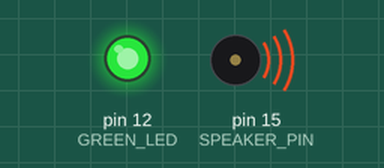
A sketch run on a simulated Arduino Uno, built with avr-gcc and run on an emulated ATmega328P. Shown: output pins drawn as LEDs (lit = HIGH), buzzer (waves = sounding).

Above: at 0.1 s.
At 0.8 s:
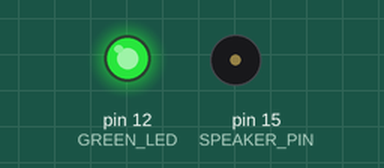
Timing chart, 0 to 2.3 s (numbered marks = the images above):
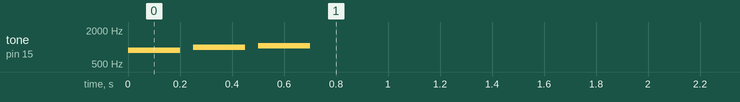

The sketch:

boot.ino
```cpp
#define GREEN_LED 12
#define RED_LED 13
#define SPEAKER_PIN 15

void setup()
{
  pinMode(GREEN_LED, OUTPUT);
  pinMode(SPEAKER_PIN, OUTPUT);

  digitalWrite(GREEN_LED, HIGH);
  playSuccessTone();
}

void loop()
{
}

void playSuccessTone()
{
  tone(SPEAKER_PIN, 880, 200);
  delay(250);
  tone(SPEAKER_PIN, 988, 200);
  delay(250);
  tone(SPEAKER_PIN, 1047, 200);
  delay(250);
  noTone(SPEAKER_PIN);
}
```
